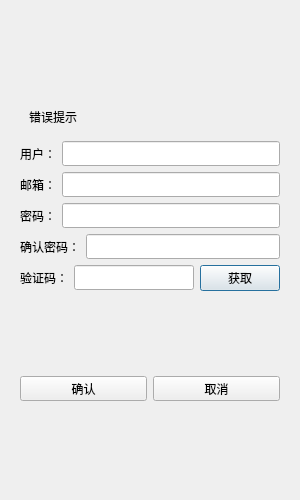
<?xml version="1.0" encoding="UTF-8"?>
<ui version="4.0">
 <class>RegisterDialog</class>
 <widget class="QDialog" name="RegisterDialog">
  <property name="geometry">
   <rect>
    <x>0</x>
    <y>0</y>
    <width>300</width>
    <height>500</height>
   </rect>
  </property>
  <property name="minimumSize">
   <size>
    <width>300</width>
    <height>500</height>
   </size>
  </property>
  <property name="maximumSize">
   <size>
    <width>300</width>
    <height>500</height>
   </size>
  </property>
  <property name="windowTitle">
   <string>Dialog</string>
  </property>
  <layout class="QVBoxLayout" name="verticalLayout_2">
   <item>
    <layout class="QVBoxLayout" name="verticalLayout">
     <item>
      <widget class="QStackedWidget" name="stackedWidget">
       <widget class="QWidget" name="page">
        <layout class="QVBoxLayout" name="verticalLayout_3">
         <item>
          <spacer name="verticalSpacer">
           <property name="orientation">
            <enum>Qt::Vertical</enum>
           </property>
           <property name="sizeHint" stdset="0">
            <size>
             <width>20</width>
             <height>40</height>
            </size>
           </property>
          </spacer>
         </item>
         <item>
          <widget class="QWidget" name="widget" native="true">
           <layout class="QVBoxLayout" name="verticalLayout_4">
            <item>
             <widget class="QLabel" name="err_label">
              <property name="text">
               <string>错误提示</string>
              </property>
             </widget>
            </item>
           </layout>
          </widget>
         </item>
         <item>
          <layout class="QHBoxLayout" name="horizontalLayout">
           <item>
            <widget class="QLabel" name="uaer_label">
             <property name="minimumSize">
              <size>
               <width>0</width>
               <height>25</height>
              </size>
             </property>
             <property name="maximumSize">
              <size>
               <width>16777215</width>
               <height>25</height>
              </size>
             </property>
             <property name="text">
              <string>用户：</string>
             </property>
            </widget>
           </item>
           <item>
            <widget class="QLineEdit" name="user_lineEdit">
             <property name="minimumSize">
              <size>
               <width>0</width>
               <height>25</height>
              </size>
             </property>
             <property name="maximumSize">
              <size>
               <width>16777215</width>
               <height>25</height>
              </size>
             </property>
            </widget>
           </item>
          </layout>
         </item>
         <item>
          <layout class="QHBoxLayout" name="horizontalLayout_2">
           <item>
            <widget class="QLabel" name="email_label">
             <property name="minimumSize">
              <size>
               <width>0</width>
               <height>25</height>
              </size>
             </property>
             <property name="maximumSize">
              <size>
               <width>16777215</width>
               <height>25</height>
              </size>
             </property>
             <property name="text">
              <string>邮箱：</string>
             </property>
            </widget>
           </item>
           <item>
            <widget class="QLineEdit" name="email_lineEdit">
             <property name="minimumSize">
              <size>
               <width>0</width>
               <height>25</height>
              </size>
             </property>
             <property name="maximumSize">
              <size>
               <width>16777215</width>
               <height>25</height>
              </size>
             </property>
            </widget>
           </item>
          </layout>
         </item>
         <item>
          <layout class="QHBoxLayout" name="horizontalLayout_3">
           <item>
            <widget class="QLabel" name="pass_label">
             <property name="minimumSize">
              <size>
               <width>0</width>
               <height>25</height>
              </size>
             </property>
             <property name="maximumSize">
              <size>
               <width>16777215</width>
               <height>25</height>
              </size>
             </property>
             <property name="text">
              <string>密码：</string>
             </property>
            </widget>
           </item>
           <item>
            <widget class="QLineEdit" name="pass_lineEdit">
             <property name="minimumSize">
              <size>
               <width>0</width>
               <height>25</height>
              </size>
             </property>
             <property name="maximumSize">
              <size>
               <width>16777215</width>
               <height>25</height>
              </size>
             </property>
            </widget>
           </item>
          </layout>
         </item>
         <item>
          <layout class="QHBoxLayout" name="horizontalLayout_4">
           <item>
            <widget class="QLabel" name="confirm_label">
             <property name="minimumSize">
              <size>
               <width>0</width>
               <height>25</height>
              </size>
             </property>
             <property name="maximumSize">
              <size>
               <width>16777215</width>
               <height>25</height>
              </size>
             </property>
             <property name="text">
              <string>确认密码：</string>
             </property>
            </widget>
           </item>
           <item>
            <widget class="QLineEdit" name="confirm_lineEdit">
             <property name="minimumSize">
              <size>
               <width>0</width>
               <height>25</height>
              </size>
             </property>
             <property name="maximumSize">
              <size>
               <width>16777215</width>
               <height>25</height>
              </size>
             </property>
            </widget>
           </item>
          </layout>
         </item>
         <item>
          <layout class="QHBoxLayout" name="horizontalLayout_5">
           <item>
            <widget class="QLabel" name="verify_label">
             <property name="minimumSize">
              <size>
               <width>0</width>
               <height>25</height>
              </size>
             </property>
             <property name="maximumSize">
              <size>
               <width>16777215</width>
               <height>25</height>
              </size>
             </property>
             <property name="text">
              <string>验证码：</string>
             </property>
            </widget>
           </item>
           <item>
            <widget class="QLineEdit" name="verify_lineEdit">
             <property name="minimumSize">
              <size>
               <width>0</width>
               <height>25</height>
              </size>
             </property>
             <property name="maximumSize">
              <size>
               <width>16777215</width>
               <height>25</height>
              </size>
             </property>
            </widget>
           </item>
           <item>
            <widget class="QPushButton" name="get_btn">
             <property name="text">
              <string>获取</string>
             </property>
            </widget>
           </item>
          </layout>
         </item>
         <item>
          <spacer name="verticalSpacer_2">
           <property name="orientation">
            <enum>Qt::Vertical</enum>
           </property>
           <property name="sizeHint" stdset="0">
            <size>
             <width>20</width>
             <height>40</height>
            </size>
           </property>
          </spacer>
         </item>
         <item>
          <layout class="QHBoxLayout" name="horizontalLayout_6">
           <item>
            <widget class="QPushButton" name="comfirm_btn">
             <property name="minimumSize">
              <size>
               <width>0</width>
               <height>25</height>
              </size>
             </property>
             <property name="maximumSize">
              <size>
               <width>16777215</width>
               <height>25</height>
              </size>
             </property>
             <property name="text">
              <string>确认</string>
             </property>
            </widget>
           </item>
           <item>
            <widget class="QPushButton" name="pushButton_2">
             <property name="minimumSize">
              <size>
               <width>0</width>
               <height>25</height>
              </size>
             </property>
             <property name="maximumSize">
              <size>
               <width>16777215</width>
               <height>25</height>
              </size>
             </property>
             <property name="text">
              <string>取消</string>
             </property>
            </widget>
           </item>
          </layout>
         </item>
         <item>
          <spacer name="verticalSpacer_3">
           <property name="orientation">
            <enum>Qt::Vertical</enum>
           </property>
           <property name="sizeHint" stdset="0">
            <size>
             <width>20</width>
             <height>40</height>
            </size>
           </property>
          </spacer>
         </item>
        </layout>
       </widget>
       <widget class="QWidget" name="page_2"/>
      </widget>
     </item>
    </layout>
   </item>
  </layout>
 </widget>
 <resources/>
 <connections/>
</ui>
